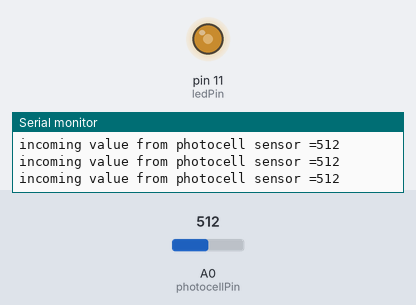
Recording of a sketch running on a simulated Arduino Uno, built with avr-gcc and run on an emulated ATmega328P. Parts: output pins drawn as LEDs (lit = HIGH), the last lines printed to the serial monitor. Inputs (shaded band) come from the test bench; at power-on: A0 (photocellPin) = 512.

Above: at 1.2 s.
1.3 s: A0 (photocellPin) set to 716
At 1.6 s:
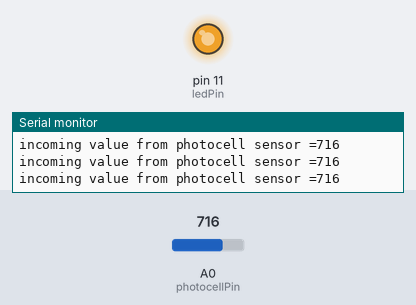
2.8 s: A0 (photocellPin) set to 306
At 3.1 s:
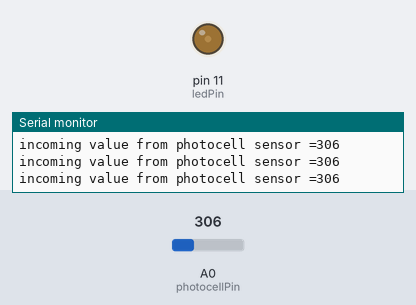
4.3 s: A0 (photocellPin) set to 122
At 4.6 s:
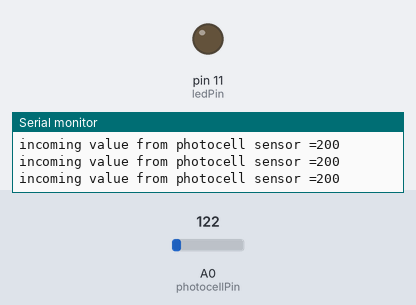
5.8 s: A0 (photocellPin) set to 187
7.3 s: A0 (photocellPin) set to 211
At 8.8 s:
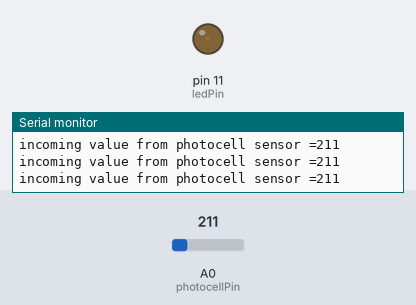
10.3 s: A0 (photocellPin) set to 0
At 11.7 s:
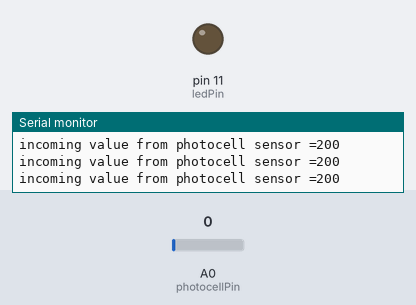
Timing chart, 0 to 13.3 s (numbered marks = the images above; inputs shaded):
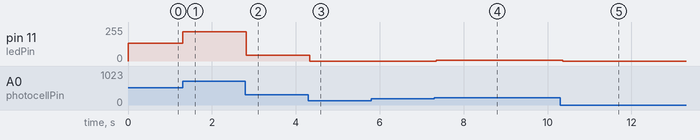

Measured:
- after the input at 1.3 s, pin 11 (ledPin): 132/255 → 219/255 at once
- after the input at 2.8 s, pin 11 (ledPin): 219/255 → 45/255 at once
- after the input at 4.3 s, pin 11 (ledPin): 45/255 → 0/255 at once
- after the input at 7.3 s, pin 11 (ledPin): 0/255 → 4/255 after 0.05 s
- after the input at 10.3 s, pin 11 (ledPin): 4/255 → 0/255 after 0.07 s

The sketch:

photocellExample.ino
```cpp
/*

OSEPP example of measured ambient light intensity from photocell .
depending on brightness, an LED brightness is changed.
more light = brighter LED.

*/

int photocellPin = A0;    // photocell sensor input
int ledPin = 11;      // select the pin for the LED
int photocellValue = 0;  // variable to store the value coming from the photocell val

void setup() {
Serial.begin(9600);

}

void loop() {
  // read the value from the sensor:
  photocellValue = analogRead(photocellPin);
photocellValue = constrain(photocellValue, 200, 800); //adjust depending on environment.


  // change brightness of LED depending on light intensity of photocell
  int ledbrightness = map(photocellValue, 200, 800, 0, 255);

  Serial.print("incoming value from photocell sensor =");
  Serial.println( photocellValue);
  analogWrite(ledPin, ledbrightness);
  delay(100);

}
```
